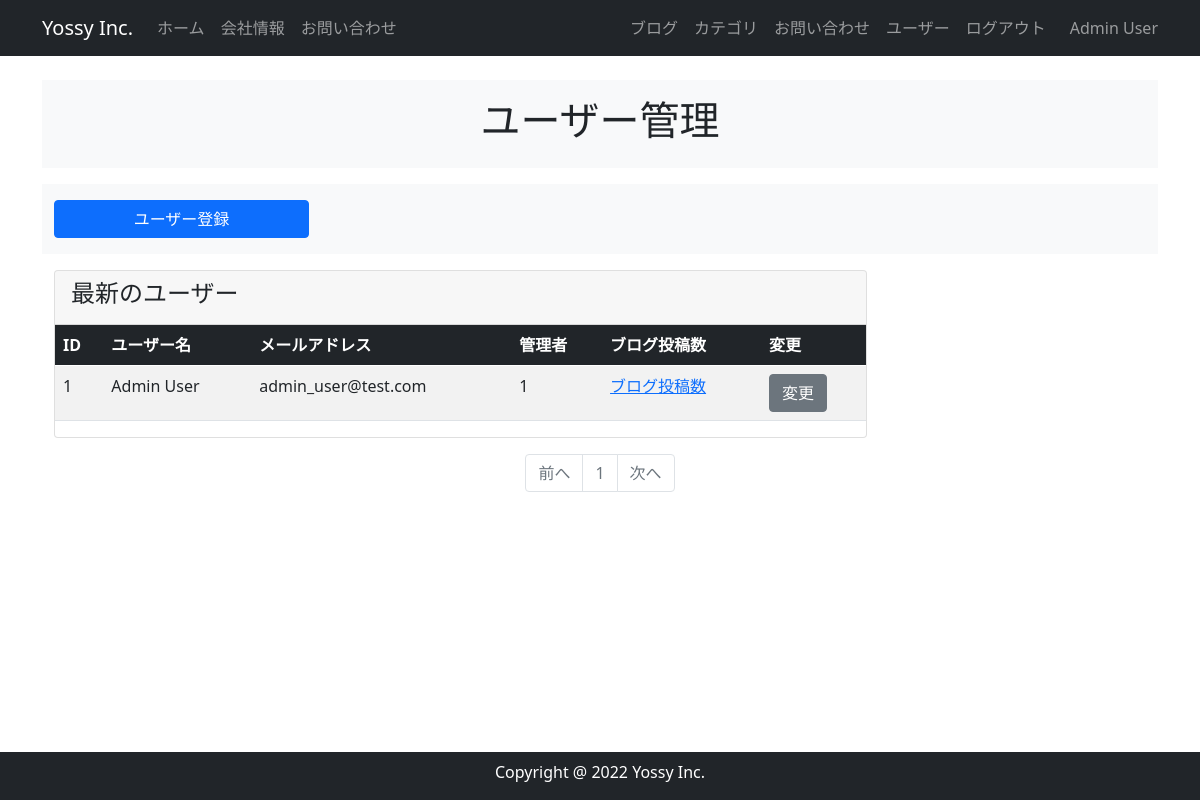
The app's page /user_maintenance (signed in), older data.
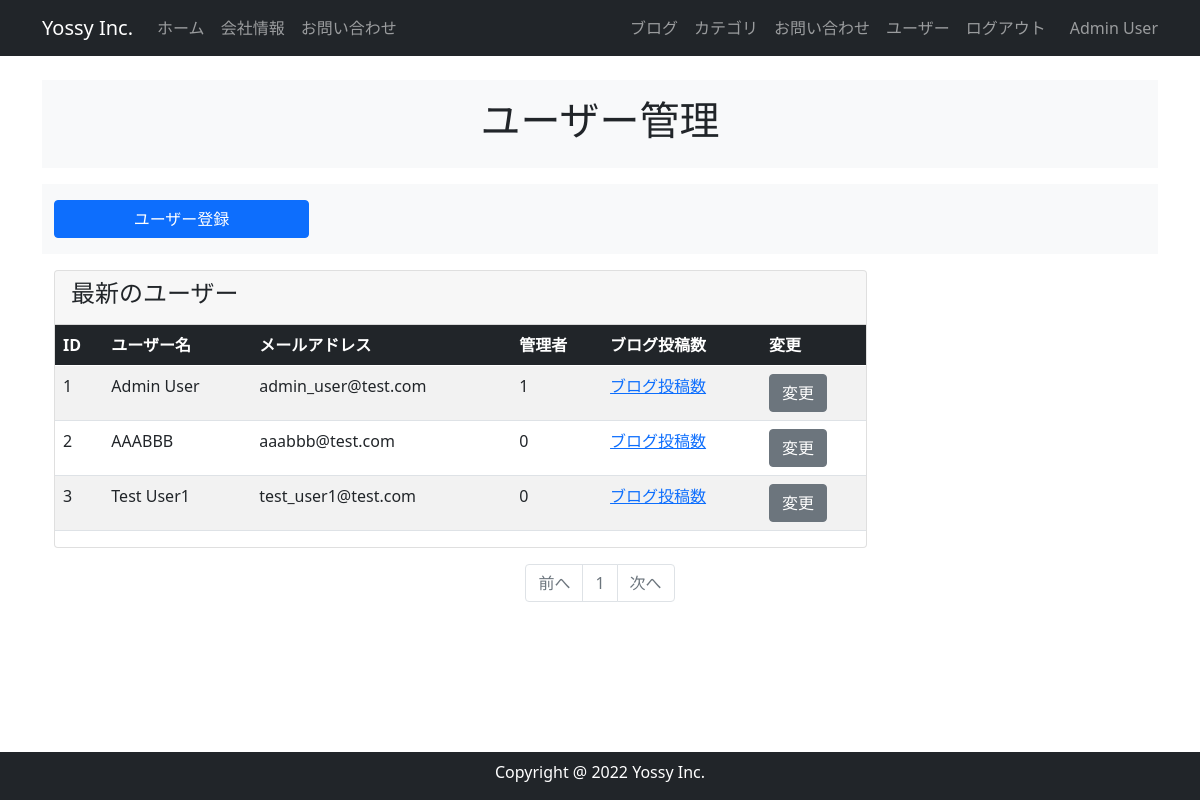
The same page, newer data.
### app.py (models this page shows, shortened)
class User(db.Model, UserMixin):
    __tablename__ = 'users'
    id = db.Column(db.Integer, primary_key=True)
    email = db.Column(db.String(64), unique=True, index=True)
    username = db.Column(db.String(64), unique=True, index=True)
    password_hash = db.Column(db.String(128))
    administrator = db.Column(db.String(1))
    post = db.relationship('BlogPost', backref='author', lazy='dynamic')
    @property
    def password(self):
        raise AttributeError('password is not a readable attribute')

### app.py (the view)
@app.route("/user_maintenance")
@login_required
def user_maintenance():
    page = request.args.get('page', 1, type=int)
    users = User.query.order_by(User.id).paginate(page=page, per_page=10)
    return render_template("user_maintenance.html", users=users)

### app.py (called while the page is built)
@event.listens_for(Engine, "connect")
def set_sqlite_pragma(dbapi_connection, connection_record):
    cursor = dbapi_connection.cursor()
    cursor.execute("PRAGMA foreign_keys=ON")
    cursor.close()

@login_manager.user_loader
def load_user(user_id):
    return User.query.get(user_id)

### templates/user_maintenance.html
{% extends "base.html" %} {% block content %}
<header id="page-header">
  <div class="container my-3 py-3 bg-light">
    <div class="row">
      <div class="col-md-6 m-auto text-center">
        <h1>ユーザー管理</h1>
      </div>
    </div>
  </div>
</header>
<section id="menu">
  <div class="container my-3 py-3 bg-light">
    <div class="row">
      <div class="col-md-3">
        <a href="{{ url_for('register') }}" class="btn btn-primary w-100">
          ユーザー登録
        </a>
      </div>
    </div>
  </div>
</section>
<section id="list">
  <div class="container my-3">
    <div class="row">
      <div class="col-md-9">
        <div class="card">
          <div class="card-header">
            <h4>最新のユーザー</h4>
          </div>
          <table class="table table-striped">
            <thead class="table-dark">
              <tr>
                <th>ID</th>
                <th>ユーザー名</th>
                <th>メールアドレス</th>
                <th>管理者</th>
                <th>ブログ投稿数</th>
                <th>変更</th>
              </tr>
            </thead>
            <tbody>
              {% for user in users.items %}
              <tr>
                <td>{{ user.id }}</td>
                <td>{{ user.username }}</td>
                <td>{{ user.email }}</td>
                <td>{{ user.administrator }}</td>
                <td><a href="#">ブログ投稿数</a></td>
                <td><a href="{{ url_for('account',user_id=user.id) }}" class="btn btn-secondary"> 変更 </a></td>
              </tr>
              {% endfor %}
            </tbody>
          </table>
        </div>
      </div>
    </div>
  </div>
</section>
<nav class="my-2" aria-label="Page navigation">
  <ul class="pagination justify-content-center">
    <li class="page-item {% if not users.has_prev %}disabled{% endif %}">
      <a class="page-link" href="{{ url_for('user_maintenance', page=users.prev_num) if users.has_prev else '#' }}">
        前へ
      </a>
    </li>
    {% for page_num in users.iter_pages(left_edge=1, right_edge=1, left_current=1, right_current=1) %}
      {% if page_num %}
        <li class="page-item {% if users.page == page_num %}disabled{% endif %}">
          <a class="page-link" href="{{ url_for('user_maintenance', page=page_num) if users.page != page_num else '#' }}">
            {{ page_num }}
          </a>
        </li>
      {% else %}
        <li class="page-item disabled"><a class="page-link" href="#">&hellip;</a></li>
      {% endif %}
    {% endfor %}
    <li class="page-item {% if not users.has_next %}disabled{% endif %}">
      <a class="page-link" href="{{ url_for('user_maintenance', page=users.next_num) if users.has_next else '#' }}">
        次へ
      </a>
    </li>
  </ul>
</nav>
{% endblock %}

### templates/base.html (shortened to what this page needs)
<!DOCTYPE html>
<html lang="en">
  <head>
    <link
      href="https://cdn.jsdelivr.net/npm/bootstrap@5.0.2/dist/css/bootstrap.min.css"
      rel="stylesheet"
    />
  </head>
  <body>
    <nav class="navbar navbar-expand-lg navbar-dark bg-dark fixed-top">
      <div class="container">
        <a class="navbar-brand" href="#">Yossy Inc.</a>
        <div class="collapse navbar-collapse" id="navbarNav">
          <ul class="navbar-nav">
            <li class="nav-item">
              <a class="nav-link" href="#">ホーム</a>
            </li>
            <li class="nav-item">
              <a class="nav-link" href="#">会社情報</a>
            </li>
            <li class="nav-item">
              <a class="nav-link" href="#">お問い合わせ</a>
            </li>
          </ul>
          <ul class="navbar-nav ms-auto">
            <li class="nav-item">
              <a class="nav-link" href="#">ブログ</a>
            </li>
            <li class="nav-item">
              <a class="nav-link" href="#">カテゴリ</a>
            </li>
            <li class="nav-item">
              <a class="nav-link" href="#">お問い合わせ</a>
            </li>
            <li class="nav-item">
              <a class="nav-link" href="{{url_for('user_maintenance')}}"
                >ユーザー</a
              >
            </li>
            {% if current_user.is_authenticated %}
            <li class="nav-item">
              <a class="nav-link" href="{{ url_for('logout') }}">ログアウト</a>
            </li>
            <span class="navbar-text ms-3">
              {{ current_user.username }}
            </span>
            {% endif %}
          </ul>
        </div>
      </div>
    </nav>
    {% from "_formhelpers.html" import render_field %}
    <div class="container" style="padding-top: 4rem; padding-bottom: 4rem">
       {% block content %} {% endblock %}
    </div>
    <footer id="footer" class="footer text-center pt-2 bg-dark fixed-bottom">
      <div class="container">
        <div class="row">
          <div class="col text-white">
            <p>Copyright @ 2022 Yossy Inc.</p>
          </div>
        </div>
      </div>
    </footer>
  </body>
</html>

Row changes from the older to the newer data that the page shows:
added User: id "2", username "AAABBB", email "aaabbb@test.com", administrator "0"
added User: id "3", username "Test User1", email "test_user1@test.com", administrator "0"
